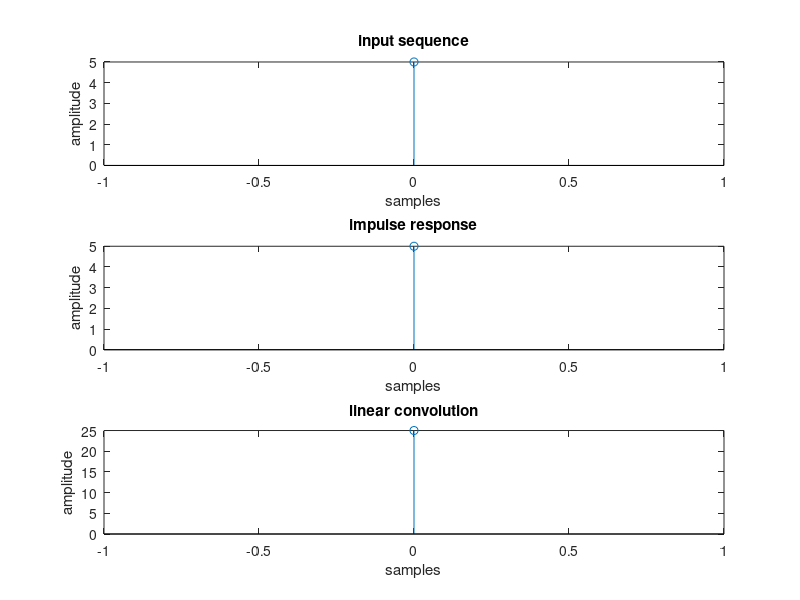

Write MATLAB code to recreate this figure.
clc;
close all;

x = input('enter the input sequence: ');
h = input('enter the impulse response: ');

n1 = length(x); % n1 = 3
m = 0:1:n1-1;   % m = 0 1 2

n2 = length(h); % n2 = 2
n = 0:1:n2-1;

p = n1 + n2 - 1;% p = 4
r = 0:1:p-1;    % r = 0 1 2 3

subplot(3,1,1);
stem(m, x);
xlabel('samples');
ylabel('amplitude');
title('input sequence'); 

subplot(3,1,2); 
stem(0:n2-1, h); 
xlabel('samples'); 
ylabel('amplitude');
title('impulse response'); 

y = conv(x, h);

subplot(3,1,3);
stem(r, y);

disp('Convolution of x and h is:');
display(y');

xlabel('samples');
ylabel('amplitude');
title('linear convolution');
